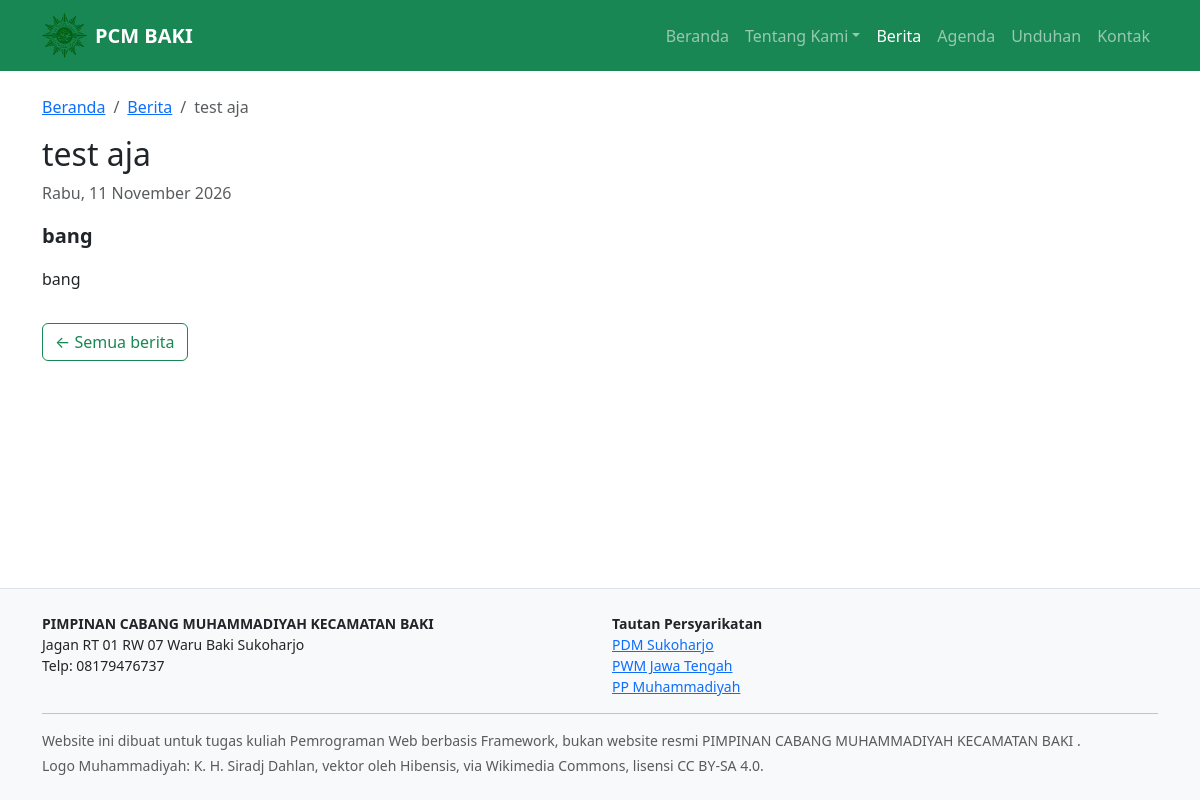
Page /berita/test-aja/ on the committed database.
### web/models.py (models this page shows, shortened)
class ProfilOrganisasi(models.Model):
    nama = models.CharField(max_length=200)
    nama_singkat = models.CharField(max_length=50)
    tagline = models.CharField(max_length=200, blank=True)
    tentang = models.TextField(blank=True)
    sejarah = models.TextField(blank=True)
    visi = models.TextField(blank=True)
    misi = models.TextField(blank=True, help_text="Tulis satu misi per baris.")
    alamat_sekretariat = models.TextField(blank=True)
    telepon = models.CharField(max_length=50, blank=True)
    email = models.EmailField(blank=True)
    jumlah_anggota_ktam = models.PositiveIntegerField(default=0, verbose_name="jumlah anggota ber-KTAM")
    gambar_hero = models.ImageField(upload_to="hero/", blank=True)
    class Meta:
        verbose_name = "profil organisasi"
        verbose_name_plural = "profil organisasi"

class Berita(models.Model):
    class Status(models.TextChoices):
        DRAF = "draf", "Draf"
        TERBIT = "terbit", "Terbit"
    judul = models.CharField(max_length=200)
    slug = models.SlugField(max_length=220, unique=True, blank=True)
    ringkasan = models.TextField()
    isi = models.TextField()
    gambar_sampul = models.ImageField(upload_to="berita/", blank=True)
    tanggal_terbit = models.DateTimeField(default=timezone.now)
    status = models.CharField(max_length=10, choices=Status.choices, default=Status.DRAF)
    objects = BeritaQuerySet.as_manager()
    class Meta:
        ordering = ["-tanggal_terbit"]
        verbose_name_plural = "berita"

class TautanTerkait(models.Model):
    nama = models.CharField(max_length=150)
    url = models.URLField()
    urutan = models.PositiveIntegerField(default=0)
    class Meta:
        ordering = ["urutan"]
        verbose_name = "tautan terkait"
        verbose_name_plural = "tautan terkait"

### web/views.py (the view)
# urls.py: path("berita/<slug:slug>/", views.berita_detail, name="berita_detail"),
def berita_detail(request, slug):
    berita = get_object_or_404(
        Berita.objects.terbit(),
        slug=slug
    )
    berita_lain = (
        Berita.objects.terbit()
        .exclude(pk=berita.pk)
        .order_by("-tanggal_terbit")[:3]
    )
    konteks = {
        "berita": berita,
        "berita_lain": berita_lain,
    }
    return render(request, "web/berita_detail.html", konteks)

### web/context_processors.py (called while the page is built)
def situs(request):
    return {
        "profil": ProfilOrganisasi.objects.first(),
        "tautan_terkait": TautanTerkait.objects.all(),
    }

### web/models.py (called while the page is built)
    def terbit(self):
        return self.filter(status=Berita.Status.TERBIT, tanggal_terbit__lte=timezone.now())

### web/templates/web/berita_detail.html (shortened to what this page needs)
{% extends "base.html" %} {% block title %}{{ berita.judul }} · {{ profil.nama_singkat|default:"PCM" }}{% endblock %} {% block content %}
<nav aria-label="breadcrumb">
  <ol class="breadcrumb">
    <li class="breadcrumb-item"><a href="{% url 'web:beranda' %}">Beranda</a></li>
    <li class="breadcrumb-item"><a href="{% url 'web:berita' %}">Berita</a></li>
    <li class="breadcrumb-item active" aria-current="page">{{ berita.judul|truncatechars:40 }}</li>
  </ol>
</nav>
<div class="row">
  <div class="col-lg-8">
    <article>
      <h1 class="h2">{{ berita.judul }}</h1>
      <p class="text-muted">
        <time datetime="{{ berita.tanggal_terbit|date:'c' }}">{{ berita.tanggal_terbit|date:"l, j F Y" }}</time>
      </p>
      <p class="lead fw-semibold">{{ berita.ringkasan }}</p>
      {{ berita.isi|linebreaks }}
    </article>
    <a href="{% url 'web:berita' %}" class="btn btn-outline-success mt-3">&larr; Semua berita</a>
  </div>
  <aside class="col-lg-4 mt-4 mt-lg-0">
  </aside>
</div>
{% endblock %}

### templates/partials/_header.html (shortened to what this page needs)
{% load static %}
{% with nama=request.resolver_match.url_name %}
<nav class="navbar navbar-expand-lg navbar-dark bg-success">
  <div class="container">
    <a class="navbar-brand d-flex align-items-center gap-2"
       href="{% url 'web:beranda' %}">
      <img
        src="{% static 'img/logo-muhammadiyah.webp' %}"
        alt="Logo Muhammadiyah"
        width="45"
        height="45"
        class="object-fit-contain"
      >
      <span>
        <strong>{{ profil.nama_singkat|default:"PCM" }}</strong>
      </span>
    </a>
    <div class="collapse navbar-collapse" id="menu">
      <ul class="navbar-nav ms-auto">
        <li class="nav-item"><a class="nav-link {% if nama == 'beranda' %}active{% endif %}" href="{% url 'web:beranda' %}">Beranda</a></li>
        <li class="nav-item dropdown">
          <button type="button" class="nav-link dropdown-toggle " data-bs-toggle="dropdown" aria-expanded="false">Tentang Kami</button>
        </li>
        <li class="nav-item"><a class="nav-link {% if nama == 'berita' or nama == 'berita_detail' %}active{% endif %}" href="{% url 'web:berita' %}">Berita</a></li>
        <li class="nav-item"><a class="nav-link {% if nama == 'agenda' %}active{% endif %}" href="{% url 'web:agenda' %}">Agenda</a></li>
        <li class="nav-item"><a class="nav-link {% if nama == 'unduhan' %}active{% endif %}" href="{% url 'web:unduhan' %}">Unduhan</a></li>
        <li class="nav-item"><a class="nav-link {% if nama == 'kontak' %}active{% endif %}" href="{% url 'web:kontak' %}">Kontak</a></li>
      </ul>
    </div>
  </div>
</nav>
{% endwith %}

### templates/partials/_footer.html (shortened to what this page needs)
<footer class="bg-light border-top py-4 mt-auto">
  <div class="container small">
    <div class="row gy-3">
      <div class="col-md-6">
        <strong>{{ profil.nama|default:"PCM" }}</strong>
        <br />
        {{ profil.alamat_sekretariat|default:"Alamat belum tersedia" }}
        {% if profil.telepon %}
          <br />
          Telp: {{ profil.telepon }}
        {% endif %}
      </div>
      <div class="col-md-6">
        <strong>Tautan Persyarikatan</strong>
        <ul class="list-unstyled mb-0">
          {% for tautan in tautan_terkait %}
            <li>
              <a
                href="{{ tautan.url }}"
                target="_blank"
                rel="noopener noreferrer"
              >
                {{ tautan.nama }}
              </a>
            </li>
          {% empty %}
            <li>Belum tersedia</li>
          {% endfor %}
        </ul>
      </div>
    </div>
    <hr />
    <p class="mb-1 text-muted">
      Website ini dibuat untuk tugas kuliah Pemrograman Web berbasis Framework,
      bukan website resmi {{ profil.nama|default:"PCM" }}.
    </p>
    <p class="mb-0 text-muted">
      Logo Muhammadiyah: K. H. Siradj Dahlan, vektor oleh Hibensis,
      via Wikimedia Commons, lisensi CC BY-SA 4.0.
    </p>
  </div>
</footer>

### rows in the picture
ProfilOrganisasi: nama_singkat "PCM BAKI", nama "PIMPINAN CABANG MUHAMMADIYAH KECAMATAN BAKI", alamat_sekretariat "Jagan RT 01 RW 07 Waru Baki Sukoharjo", telepon "08179476737"
Berita: judul "test aja", tanggal_terbit "Rabu, 11 November 2026", ringkasan "bang", isi "bang"
TautanTerkait: nama "PDM Sukoharjo"
TautanTerkait: nama "PWM Jawa Tengah"
TautanTerkait: nama "PP Muhammadiyah"
